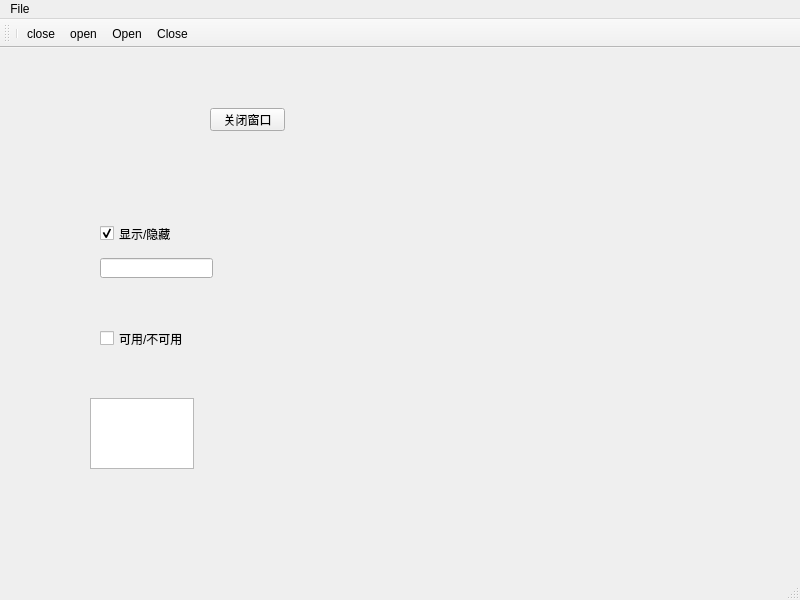
<?xml version="1.0" encoding="UTF-8"?>
<ui version="4.0">
 <class>MainWindow</class>
 <widget class="QMainWindow" name="MainWindow">
  <property name="geometry">
   <rect>
    <x>0</x>
    <y>0</y>
    <width>800</width>
    <height>600</height>
   </rect>
  </property>
  <property name="windowTitle">
   <string>MainWindow</string>
  </property>
  <widget class="QWidget" name="centralwidget">
   <widget class="QPushButton" name="pushButton">
    <property name="geometry">
     <rect>
      <x>210</x>
      <y>60</y>
      <width>75</width>
      <height>23</height>
     </rect>
    </property>
    <property name="text">
     <string>关闭窗口</string>
    </property>
   </widget>
   <widget class="QCheckBox" name="checkBox">
    <property name="enabled">
     <bool>true</bool>
    </property>
    <property name="geometry">
     <rect>
      <x>100</x>
      <y>150</y>
      <width>201</width>
      <height>71</height>
     </rect>
    </property>
    <property name="mouseTracking">
     <bool>true</bool>
    </property>
    <property name="text">
     <string>显示/隐藏</string>
    </property>
    <property name="checkable">
     <bool>true</bool>
    </property>
    <property name="checked">
     <bool>true</bool>
    </property>
    <property name="tristate">
     <bool>false</bool>
    </property>
   </widget>
   <widget class="QCheckBox" name="checkBox_2">
    <property name="geometry">
     <rect>
      <x>100</x>
      <y>260</y>
      <width>131</width>
      <height>61</height>
     </rect>
    </property>
    <property name="text">
     <string>可用/不可用</string>
    </property>
   </widget>
   <widget class="QLineEdit" name="lineEdit">
    <property name="geometry">
     <rect>
      <x>100</x>
      <y>210</y>
      <width>113</width>
      <height>20</height>
     </rect>
    </property>
   </widget>
   <widget class="QTextEdit" name="textEdit">
    <property name="geometry">
     <rect>
      <x>90</x>
      <y>350</y>
      <width>104</width>
      <height>71</height>
     </rect>
    </property>
   </widget>
  </widget>
  <widget class="QStatusBar" name="statusbar"/>
  <widget class="QMenuBar" name="menuBar">
   <property name="geometry">
    <rect>
     <x>0</x>
     <y>0</y>
     <width>800</width>
     <height>23</height>
    </rect>
   </property>
   <widget class="QMenu" name="menuFile">
    <property name="title">
     <string>File</string>
    </property>
    <addaction name="actionOpen"/>
    <addaction name="actionClose"/>
   </widget>
   <addaction name="menuFile"/>
  </widget>
  <widget class="QToolBar" name="toolBar">
   <property name="windowTitle">
    <string>toolBar</string>
   </property>
   <attribute name="toolBarArea">
    <enum>TopToolBarArea</enum>
   </attribute>
   <attribute name="toolBarBreak">
    <bool>false</bool>
   </attribute>
   <addaction name="separator"/>
   <addaction name="actionclose"/>
   <addaction name="actionopen"/>
   <addaction name="actionOpen"/>
   <addaction name="actionClose"/>
  </widget>
  <action name="actionopen">
   <property name="text">
    <string>open</string>
   </property>
  </action>
  <action name="actionclose">
   <property name="checkable">
    <bool>true</bool>
   </property>
   <property name="text">
    <string>close</string>
   </property>
   <property name="shortcut">
    <string>Ctrl+F</string>
   </property>
  </action>
  <action name="actionOpen">
   <property name="text">
    <string>Open</string>
   </property>
  </action>
  <action name="actionClose">
   <property name="text">
    <string>Close</string>
   </property>
  </action>
 </widget>
 <resources/>
 <connections>
  <connection>
   <sender>pushButton</sender>
   <signal>clicked()</signal>
   <receiver>MainWindow</receiver>
   <slot>close()</slot>
   <hints>
    <hint type="sourcelabel">
     <x>271</x>
     <y>115</y>
    </hint>
    <hint type="destinationlabel">
     <x>473</x>
     <y>363</y>
    </hint>
   </hints>
  </connection>
  <connection>
   <sender>checkBox</sender>
   <signal>toggled(bool)</signal>
   <receiver>lineEdit</receiver>
   <slot>setVisible(bool)</slot>
   <hints>
    <hint type="sourcelabel">
     <x>270</x>
     <y>210</y>
    </hint>
    <hint type="destinationlabel">
     <x>176</x>
     <y>269</y>
    </hint>
   </hints>
  </connection>
  <connection>
   <sender>checkBox_2</sender>
   <signal>toggled(bool)</signal>
   <receiver>textEdit</receiver>
   <slot>setEnabled(bool)</slot>
   <hints>
    <hint type="sourcelabel">
     <x>147</x>
     <y>341</y>
    </hint>
    <hint type="destinationlabel">
     <x>155</x>
     <y>398</y>
    </hint>
   </hints>
  </connection>
  <connection>
   <sender>toolBar</sender>
   <signal>actionTriggered(QAction*)</signal>
   <receiver>MainWindow</receiver>
   <slot>close()</slot>
   <hints>
    <hint type="sourcelabel">
     <x>31</x>
     <y>35</y>
    </hint>
    <hint type="destinationlabel">
     <x>30</x>
     <y>115</y>
    </hint>
   </hints>
  </connection>
 </connections>
</ui>
